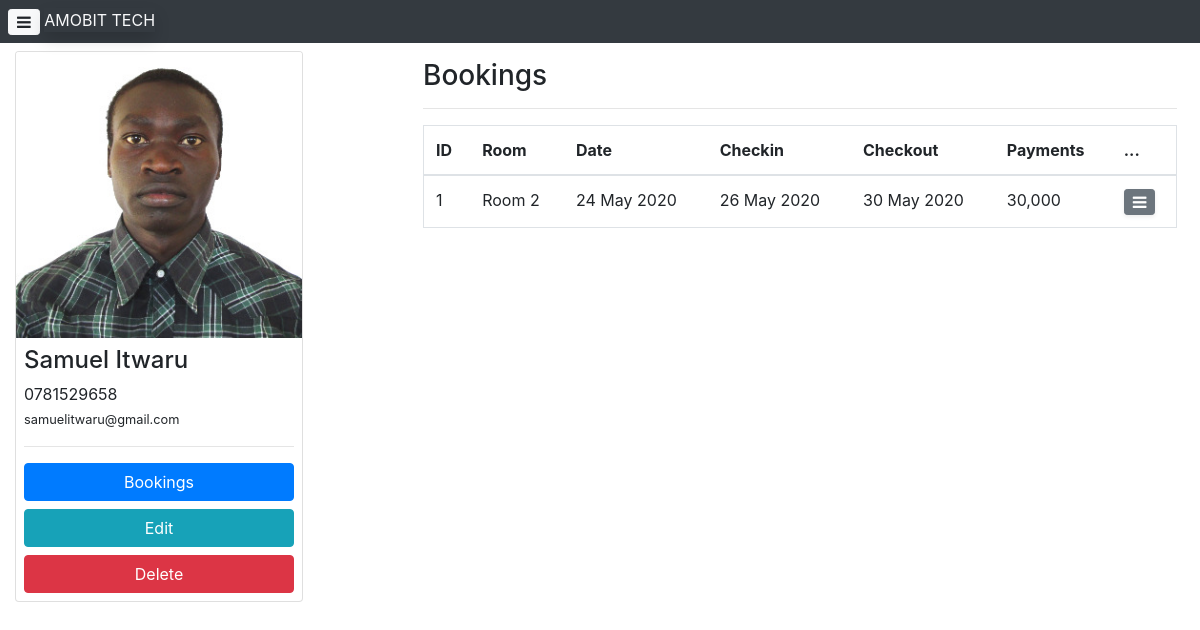
The app's page /customer/1/bookings, older data.
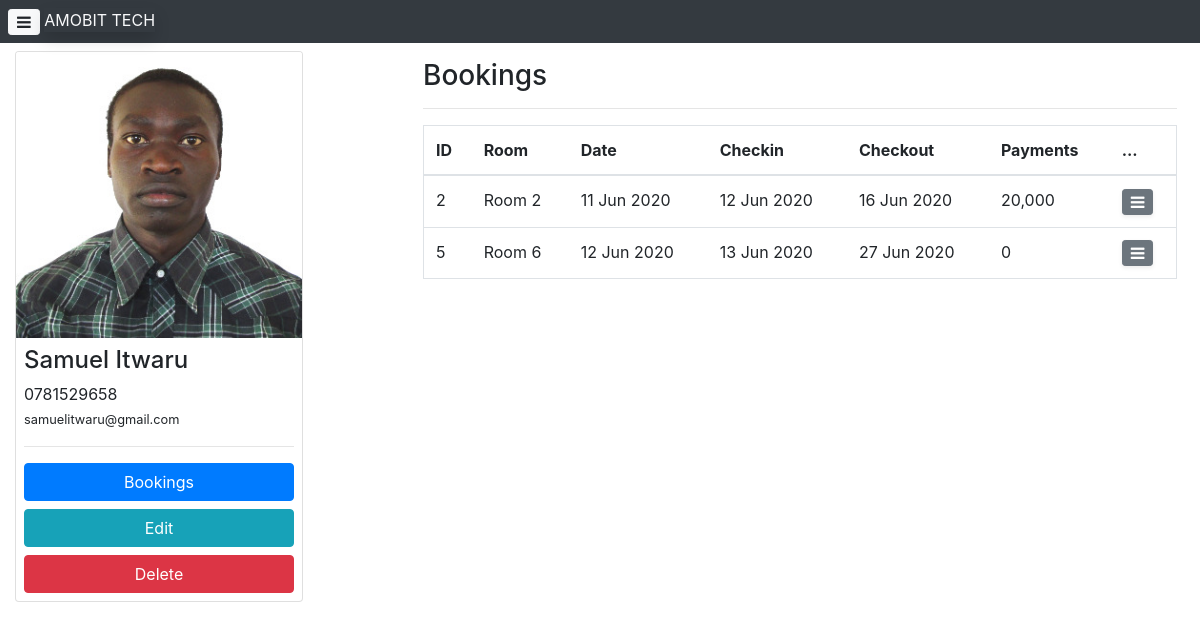
The same page, newer data.
### application/database/models.py (models this page shows, shortened)
@whooshee.register_model('full_name', 'email', 'telephone')
class Customer(db.Model):
    id = db.Column(db.Integer, primary_key=True)
    full_name = db.Column(db.String())
    email = db.Column(db.String())
    telephone = db.Column(db.String())
    date_registered = db.Column(db.DateTime())
    bookings = db.relationship("Booking", backref="customer")

class Booking(db.Model):
    id = db.Column(db.Integer, primary_key=True)
    book_number = db.Column(db.String())
    book_date = db.Column(db.DateTime())
    checkin_date = db.Column(db.DateTime())
    period = db.Column(db.Integer())
    pricing_period = db.Column(db.String())
    price_per_period = db.Column(db.Integer())
    customer_id = db.Column(db.Integer, db.ForeignKey("customer.id"))
    room_id = db.Column(db.Integer, db.ForeignKey("room.id"))
    payments = db.relationship("Payment", backref="booking")
    def total_paid(self):
        return sum([payment.amount for payment in self.payments])
    def checkout_date(self):
        if self.pricing_period == "day": period = self.period
        elif self.pricing_period == "week": period = self.period*7
        elif self.pricing_period == "month": period = self.period*30
        return self.checkin_date+timedelta(period)

@whooshee.register_model('name')
class Room(db.Model):
    id = db.Column(db.Integer, primary_key=True)
    name = db.Column(db.String())
    pricing_category_id = db.Column(db.Integer, db.ForeignKey("pricing_category.id"))
    bookings = db.relationship("Booking", backref="room")

class Payment(db.Model):
    id = db.Column(db.Integer, primary_key=True)
    date = db.Column(db.Date())
    amount = db.Column(db.Integer())
    booking_id = db.Column(db.Integer, db.ForeignKey("booking.id"))

### application/views/customer.py (the view)
@customer_bp.route("/<id>/bookings")
def get_customer_bookings(id):
	customer = Customer.query.get(id)
	bookings = customer.bookings
	return render_template('booking/secondary-bookings.html', parent_template='customer/customer.html', customer=customer, bookings=bookings)

### application/filters/template_filters.py (called while the page is built)
@app.template_filter()
def comma_separator(value):
    if isinstance(value, int):
    	return f'{value:,}'
    return value

@app.template_filter(name="format_date")
def format_date(date):
	if date:
		date = date.strftime("%d %b %Y")
		return date
	return date

### application/templates/booking/secondary-bookings.html (shortened to what this page needs)
{% extends parent_template %}
{% block content %}
<div class="p-2">
    <h3>
        Bookings
    </h3>
    <hr>
    <table class="table table-responsive-sm border">
        <thead>
            <tr>
                <th scope="col">ID</th>
                <th scope="col">Room</th>
                <th scope="col">Date</th>
                <th scope="col">Checkin</th>
                <th scope="col">Checkout</th>
                <th scope="col">Payments</th>
                <th scope="col">...</th>
            </tr>
        </thead>
        <tbody>
            {% for booking in bookings %}
            	<tr>
            		<td>{{booking.id}}</td>
            		<td>{{booking.room.name}}</td>
                    <td>{{booking.book_date|format_date}}</td>
                    <td>{{booking.checkin_date|format_date}}</td>
                    <td>{{booking.checkout_date()|format_date}}</td>
            		<td>{{booking.total_paid()|comma_separator}}</td>
            		<td>
    					<div class="dropdown dropright">
    						<button class="btn btn-sm btn-secondary fa fa-navicon shadow-sm" type="button" id="dropdownMenuButton" data-toggle="dropdown" aria-haspopup="true" aria-expanded="false"></button>
    					</div>
            		</td>
            	</tr>
            {% endfor %}
        </tbody>
    </table>
</div>
{% endblock %}

### application/templates/customer/customer.html
{% extends 'base.html' %}
{% block body %}
	<div class="container-fluid">
		<div class="row">
			<div class="col-md-4">
				{% include 'customer/customer-card.html' %}
			</div>
			<div class="col-md-8">
				{% block content %}
				{% endblock %}
			</div>
		</div>
	</div>
{% endblock %}

### application/templates/base.html (shortened to what this page needs)
<!DOCTYPE html>
<html>
<head>
	<link rel="stylesheet" type="text/css" href="{{ url_for('static', filename='css/bootstrap.min.css') }}">
	<link rel="stylesheet" type="text/css" href="{{ url_for('static', filename='css/style.css') }}">
	<link rel="stylesheet" type="text/css" href="{{ url_for('static', filename='css/font-awesome.min.css') }}">
</head>
<body>
	<div class="position-sticky bg-dark p-2 mb-2" style="left: 0; top: 0; z-index: 100">
		<button id="leftButton" type="button" class="btn btn-light btn-sm fa fa-navicon" data-toggle="modal" data-target="#sideBar">
		</button>
		<label class="text-light shadow my-auto">AMOBIT TECH</label>
	</div>
	{% block body %}
	{% endblock %}
</body>
</html>

### application/templates/customer/customer-card.html
<div class="card" style="width: 18rem;">
	<img src="{{ url_for('static', filename='/img/samuelitwaru.jpeg') }}" class="card-img-top fa fa-cart-plus" alt="">
	<div class="card-body p-2">
		<h4>{{customer.full_name}}</h4>
		<p class="m-0">{{customer.telephone}}</p>
		<small>{{customer.email}}</small>
		<hr>
		<a href="{{url_for('customer_bp.get_customer_bookings', id=customer.id)}}" class="btn btn-primary btn-block">Bookings</a>
		<a href="{{url_for('customer_bp.edit_customer', id=customer.id)}}" class="btn btn-info btn-block">Edit</a>
		<a href="{{url_for('customer_bp.delete_customer', id=customer.id)}}" class="btn btn-danger btn-block">Delete</a>
	</div>
</div>

### application/templates/base.html (style rules this page uses)
html { scroll-behavior: smooth; }

Row changes from the older to the newer data that the page shows:
removed Booking: id "1", room.name "Room 2", book_date "24 May 2020", checkin_date "26 May 2020", checkout_date "30 May 2020", total_paid|comma_separator "30,000"
now on this page (row edited): Booking: id "2", room.name "Room 2", book_date "11 Jun 2020", checkin_date "12 Jun 2020", checkout_date "16 Jun 2020", total_paid|comma_separator "20,000"
added Booking: id "5", room.name "Room 6", book_date "12 Jun 2020", checkin_date "13 Jun 2020", checkout_date "27 Jun 2020", total_paid|comma_separator "0"
